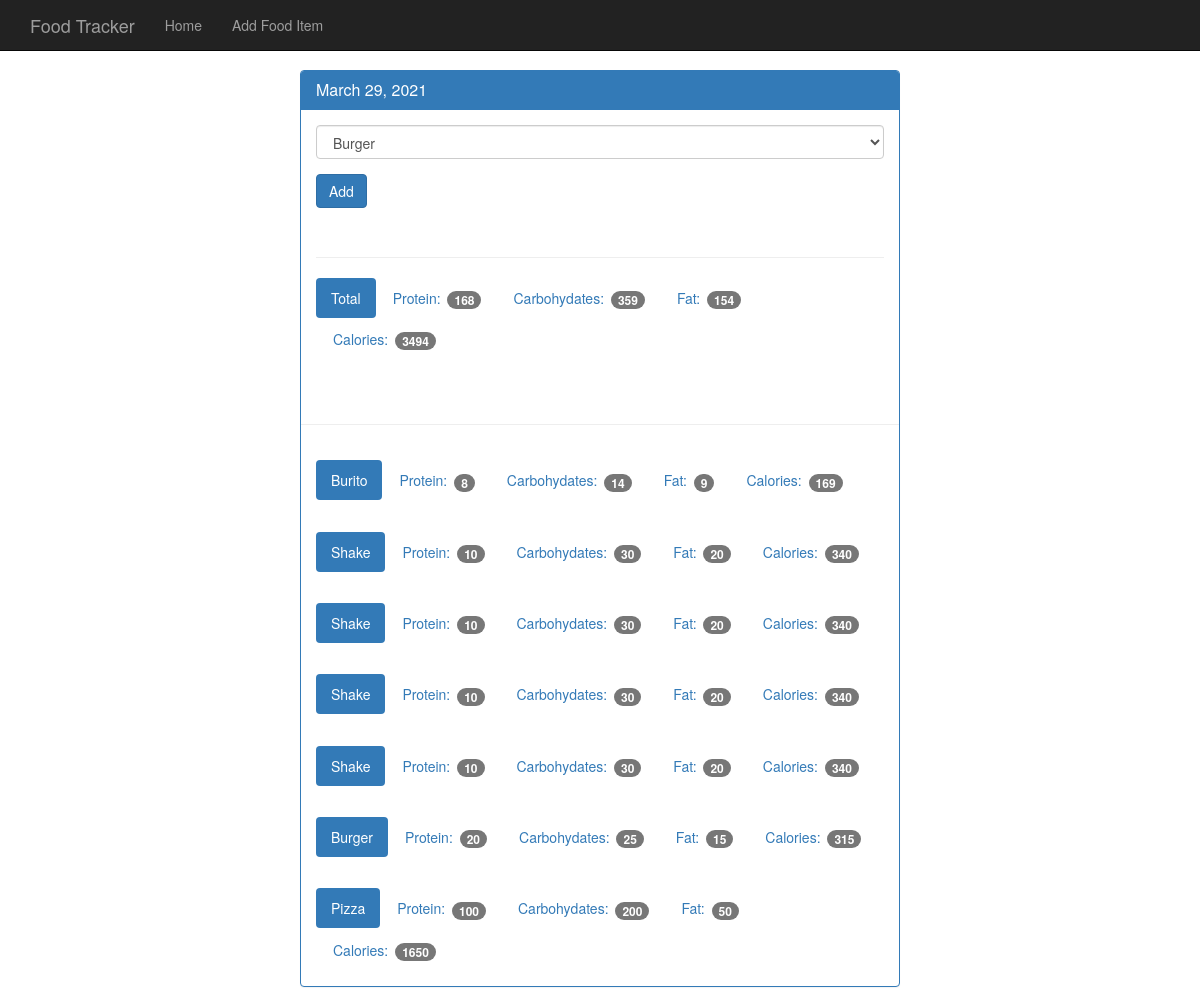
Page /view/20210329 on the committed database.
### tables this page shows
CREATE TABLE food (
    id integer primary key autoincrement,
    name text not null,
    protein integer not null,
    carbohydrates integer not null,
    fat integer not null,
    calories integer not null
);

### app.py (the view)
@app.route('/view/<date>', methods=['GET', 'POST']) # date is going to be 20170325
def view(date):
    db = get_db()
    cur = db.execute('select id, entry_date from log_table where entry_date = ?', [date])
    date_result = cur.fetchone()
    if request.method == 'POST':
        db.execute('insert or replace into food_dates (food_id, log_date_id) values (?,?)', [request.form['food-select'], date_result['id']])
        db.commit()
    d = datetime.strptime(str(date_result['entry_date']), '%Y%m%d')
    pretty_date = datetime.strftime(d, '%B %d, %Y')
    food_cur = db.execute('select id, name from food')
    food_results = food_cur.fetchall()
    log_cur = db.execute('''select food.name, food.protein, food.carbohydrates, food.fat, food.calories
                            from log_table
                            join food_dates on food_dates.log_date_id = log_table.id
                            join food on food.id = food_dates.food_id
                            where log_table.entry_date = ?''', [date])
    log_results = log_cur.fetchall()
    totals = {}
    totals['protein'] = 0
    totals['carbohydrates'] = 0
    totals['fat'] = 0
    totals['calories'] = 0
    for food in log_results:
        totals['protein'] += food['protein']
        totals['carbohydrates'] += food['carbohydrates']
        totals['fat'] += food['fat']
        totals['calories'] += food['calories']
    return render_template('day.html', entry_date=date_result['entry_date'], pretty_date=pretty_date, \
                           food_results=food_results, log_results=log_results, totals=totals)

### database.py (called while the page is built)
def connect_db():
    sql = sqlite3.connect('C:/Users/Akis/PycharmProjects/FoodTruckerApp/food_log.db')
    sql.row_factory = sqlite3.Row
    return  sql

def get_db():
    if not hasattr(g, 'sqlite3_db'):
        g.sqlite_db = connect_db()
    return g.sqlite_db

### templates/day.html
{% extends "base.html" %}
{% block body %}
    <nav class="navbar navbar-inverse navbar-fixed-top">
      <div class="container">
        <div class="navbar-header">
          <a class="navbar-brand" href="{{ url_for('index') }}">Food Tracker</a>
        </div>
        <div id="navbar" class="navbar-collapse collapse">
          <ul class="nav navbar-nav">
            <li><a href="{{ url_for('index') }}">Home</a></li>
            <li><a href="{{ url_for('food') }}">Add Food Item</a></li>
          </ul>
        </div>
      </div>
    </nav>
    <div class="container theme-showcase col-sm-6 col-sm-offset-3" role="main">
      <div class="row">
        <div>
          <div class="panel panel-primary">
            <div class="panel-heading">
              <h3 class="panel-title">{{ pretty_date }}</h3>
            </div>
            <div class="panel-body">
              <form method="POST" action="{{ url_for('view', date = entry_date) }}">
                <div class="form-group">
                  <select class="form-control" name="food-select">
                    {% for food in food_results %}
                    <option value="{{ food.id }}">{{ food.name }}</option>
                    {% endfor %}
                  </select>
                </div>
                <button type="submit" class="btn btn-primary">Add</button>
              </form>
              <div class="page-header"></div>
              <ul class="nav nav-pills" role="tablist">
                <li class="active"><a>Total</a></li>
                <li><a>Protein: <span class="badge">{{ totals.protein }}</span></a></li>
                <li><a>Carbohydates: <span class="badge">{{ totals.carbohydrates }}</span></a></li>
                <li><a>Fat: <span class="badge">{{ totals.fat }}</span></a></li>
                <li><a>Calories: <span class="badge">{{ totals.calories }}</span></a></li>
              </ul>
            </div>
            <div class="page-header"></div>
            {% for food in log_results %}
            <div class="panel-body">
              <ul class="nav nav-pills" role="tablist">
                <li class="active"><a>{{ food.name }}</a></li>
                <li><a>Protein: <span class="badge">{{ food.protein }}</span></a></li>
                <li><a>Carbohydates: <span class="badge">{{ food.carbohydrates }}</span></a></li>
                <li><a>Fat: <span class="badge">{{ food.fat }}</span></a></li>
                <li><a>Calories: <span class="badge">{{ food.calories }}</span></a></li>
              </ul>
            </div>
            {% endfor %}
          </div>
        </div>
      </div>
    </div>
{% endblock %}

### static/theme.css (style rules this page uses)
body { padding-top: 70px; padding-bottom: 30px; }

### rows in the picture
food: name "Burito", protein "8", carbohydrates "14", fat "9", calories "169"
food: name "Shake", protein "10", carbohydrates "30", fat "20", calories "340"
food: name "Shake", protein "10", carbohydrates "30", fat "20", calories "340"
food: name "Shake", protein "10", carbohydrates "30", fat "20", calories "340"
food: name "Shake", protein "10", carbohydrates "30", fat "20", calories "340"
food: name "Burger", protein "20", carbohydrates "25", fat "15", calories "315"
food: name "Pizza", protein "100", carbohydrates "200", fat "50", calories "1650"

### other values in the picture
{{ pretty_date }} "March 29, 2021"
{{ totals.protein }} "168"
{{ totals.carbohydrates }} "359"
{{ totals.fat }} "154"
{{ totals.calories }} "3494"
form field food-select "Burger"
